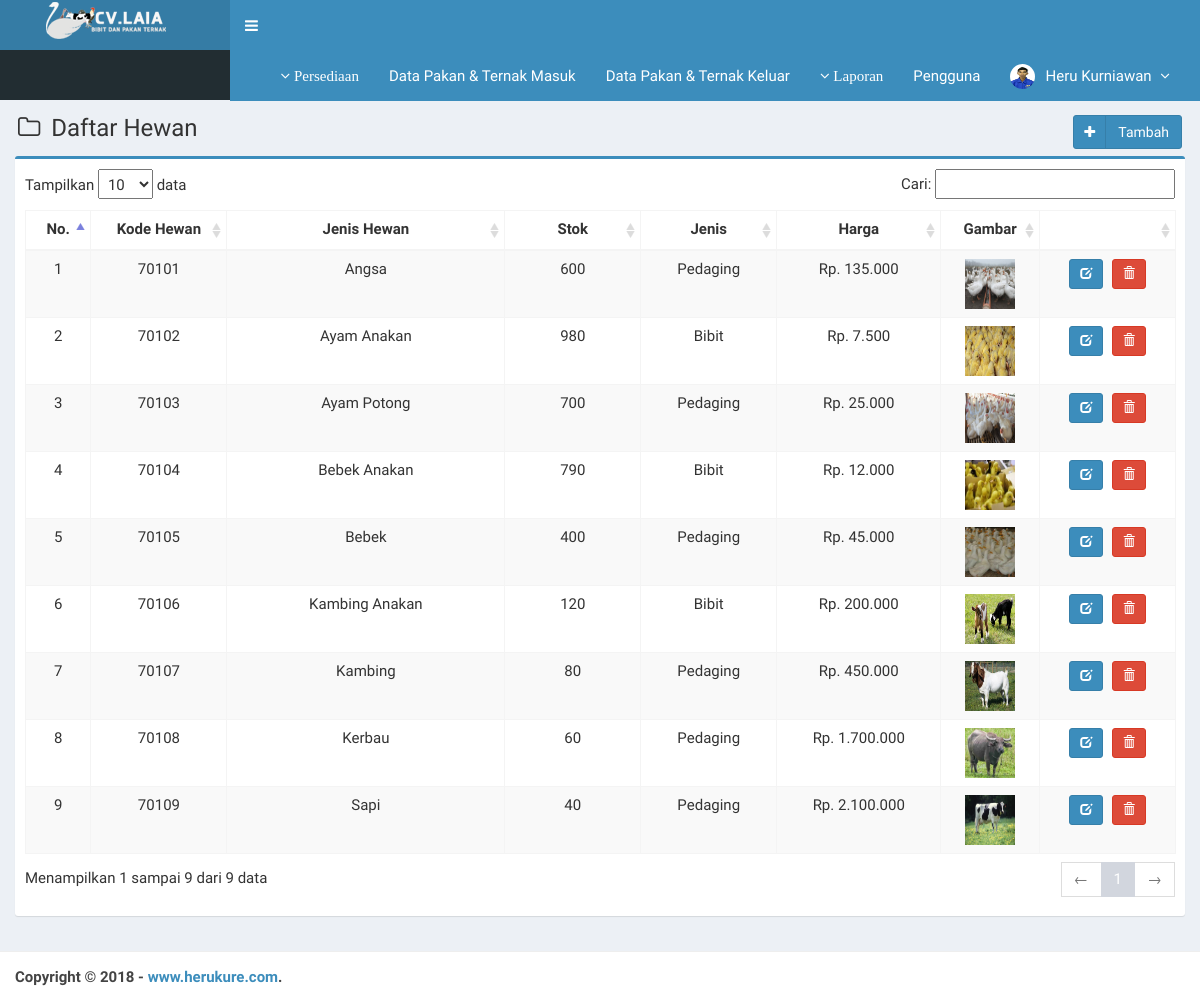
The app's page /main.php?module=daftarhewan (signed in), older data.
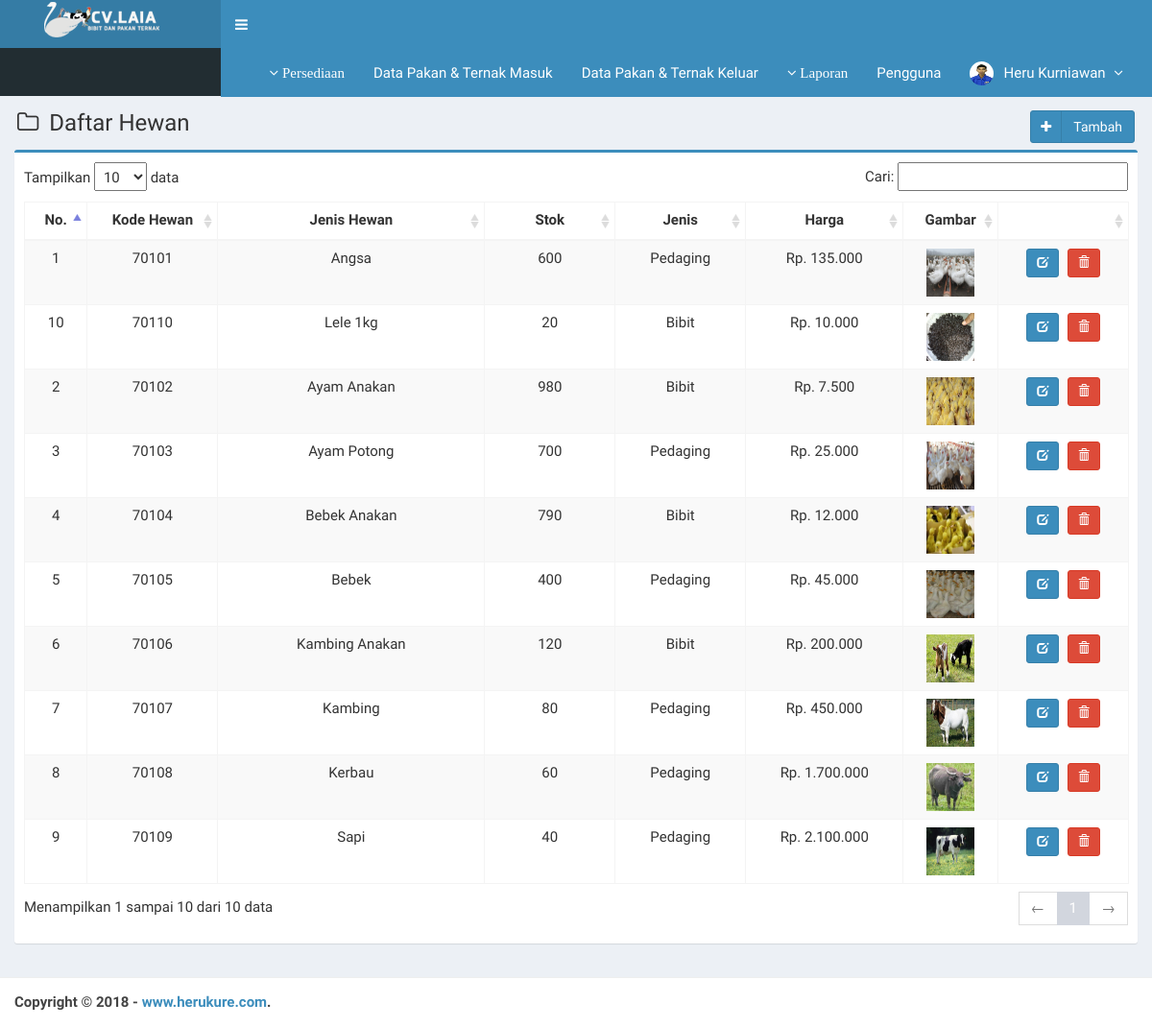
The same page, newer data.
### tables this page shows
CREATE TABLE `anggota` (
  `user_id` int(3) NOT NULL,
  `username` varchar(16) NOT NULL,
  `password` varchar(16) NOT NULL,
  `fullname` varchar(50) NOT NULL,
  `email` varchar(50) DEFAULT NULL,
  `phone` varchar(13) DEFAULT NULL,
  `photo` varchar(100) DEFAULT NULL,
  `acces` enum('Admin','Owner','Head Officer') NOT NULL,
  `status` enum('active','blocked') NOT NULL,
  `created_date` timestamp NOT NULL DEFAULT CURRENT_TIMESTAMP,
  `updated_date` timestamp NULL DEFAULT NULL ON UPDATE CURRENT_TIMESTAMP
);

CREATE TABLE `hewan` (
  `item_id` int(11) NOT NULL,
  `item_name` varchar(50) NOT NULL,
  `amount` int(11) NOT NULL,
  `type` varchar(20) NOT NULL,
  `price` double NOT NULL,
  `item_image` varchar(100) NOT NULL
);

### config/fungsi_rupiah.php (called while the page is built, shortened)
<?php
function format_rupiah($angka){
  $rupiah=number_format($angka,0,',','.');
  return $rupiah;
}
?>

### modules/hewan/view.php (the view, shortened to what this page needs)
<section class="content-header">
  <h1>
    <i class="fa fa-folder-o icon-title"></i> Daftar Hewan
    <a class="btn btn-primary btn-social pull-right" href="?module=form_hewan&form=add" title="Tambah Data" data-toggle="tooltip">
      <i class="fa fa-plus"></i> Tambah
    </a>
  </h1>
</section>
<section class="content">
  <div class="row">
    <div class="col-md-12">
      <div class="box box-primary">
        <div class="box-body">
          <table id="dataTables1" class="table table-bordered table-striped table-hover">
            <thead>
              <tr>
                <th class="center">No.</th>
                <th class="center">Kode Hewan</th>
                <th class="center">Jenis Hewan</th>
                <th class="center">Stok</th>
                <th class="center">Jenis</th>
                <th class="center">Harga</th>
                <th class="center">Gambar</th>
                <th></th>
              </tr>
            </thead>
            <tbody>
            <?php
            $no = 1;
            require_once "config/database.php";
            $query = $mysqli->query("SELECT * FROM hewan ORDER BY item_id ASC");
            while ($data = $query->fetch_assoc()) {
              $harga = format_rupiah($data['price']);
              echo "<tr>
                      <td width='30' class='center'>$no</td>
                      <td width='80' class='center'>$data[item_id]</td>
                      <td width='180' class='center'>$data[item_name]</td>
                      <td width='80' class='center'>$data[amount]</td>
                      <td width='80' class='center'>$data[type]</td>
                      <td width='100' class='center'>Rp. $harga</td>
                      <td width='50' class='center'><img src='images/hewan/$data[item_image]' width='50' height='50'></td>
                      <td class='center' width='80'>
                        <div>"
                        ?>
                          <a data-toggle="tooltip" data-placement="top" title="Ubah" style="margin-right:5px" class="btn btn-primary btn-sm" href="?module=form_hewan&form=edit&id=<?php echo $data['item_id'];?>">
                              <i style="color:#fff" class="glyphicon glyphicon-edit"></i>
                          </a>
                          <a data-toggle="tooltip" data-placement="top" title="Hapus" class="btn btn-danger btn-sm" href="modules/hewan/proses.php?act=delete&id=<?php echo $data['item_id'];?>" onclick="return confirm('Anda yakin ingin menghapus hewan <?php echo $data['item_name']; ?> ?');">
                              <i style="color:#fff" class="glyphicon glyphicon-trash"></i>
                          </a>
            <?php
              echo "    </div>
                      </td>
                    </tr>";
              $no++;
            }
            ?>
            </tbody>
          </table>
        </div>
      </div>
    </div>
  </div>
</section><!-- /.content

### main.php (shortened to what this page needs)
<!DOCTYPE html>
<html>
  <head>
    <link href="assets/css/bootstrap.min.css" rel="stylesheet" type="text/css" />
    <link href="assets/plugins/font-awesome-4.6.3/css/font-awesome.min.css" rel="stylesheet" type="text/css" />
    <link href="assets/plugins/datatables/dataTables.bootstrap.css" rel="stylesheet" type="text/css" />
    <link href="assets/plugins/datepicker/datepicker.min.css" rel="stylesheet" type="text/css" />
    <link rel="stylesheet" type="text/css" href="assets/plugins/chosen/css/chosen.min.css" />
    <link href="assets/css/AdminLTE.css" rel="stylesheet" type="text/css" />
    <link href="assets/css/skins/skin-blue.min.css" rel="stylesheet" type="text/css" />
    <link href="assets/plugins/datepicker/datepicker3.css" rel="stylesheet" type="text/css" />
    <link href="assets/css/style.css" rel="stylesheet" type="text/css" />
  </head>
  <body class="hold-transition skin-blue sidebar-collapse sidebar-mini">
    <div class="wrapper">
      <header class="main-header">
        <a href="?module=home" class="logo">
          <img style="margin-top:-15px;margin-right:5px" src="assets/img/logolaia2.png" alt="Logo">
        </a>
        <nav class="navbar navbar-static-top" role="navigation">
          <a href="#" class="sidebar-toggle" data-toggle="offcanvas" role="button">
          </a>
          <div class="navbar-custom-menu">
            <ul class="nav navbar-nav">
              <?php include "top-menu.php" ?>
            </ul>
          </div>
        </nav>
      </header>
      <div class="content-wrapper">
        <?php include "content.php" ?>
      </div>
      <footer class="main-footer">
        <strong>Copyright &copy; 2018 - <a href="#">www.herukure.com</a>.</strong>
      </footer>
    </div>
  </body>
</html>

### top-menu.php (shortened to what this page needs)
<?php
require_once "config/database.php";
$user_id = $_SESSION['user_id'];
$query = $mysqli->query("SELECT * FROM anggota WHERE user_id = '$user_id'");
$data = $query->fetch_assoc();
?>
<li class="dropdown user user-menu">
  <a href="#" class="dropdown-toggle fa fa-angle-down" data-toggle="dropdown">
    Persediaan
  </a>
</li>
<li class="dropdown user user-menu">
  <a href="?module=barangmasuk">Data Pakan & Ternak Masuk
  </a>
</li>
<li class="dropdown user user-menu">
  <a href="?module=barangkeluar">Data Pakan & Ternak Keluar
  </a>
</li>
<li class="dropdown user user-menu">
  <a href="#" class="dropdown-toggle fa fa-angle-down" data-toggle="dropdown">
    Laporan
  </a>
</li>
<li class="dropdown user user-menu">
  <a href="?module=user">Pengguna
  </a>
</li>
<li class="dropdown user user-menu">
  <a href="#" class="dropdown-toggle" data-toggle="dropdown">
  <?php
  if ($data['photo']=="") { ?>
    <img src="images/user/user.png" class="user-image" alt="User Image"/>
  <?php
  }
  else { ?>
    <img src="images/user/<?php echo $data['photo']; ?>" class="user-image" alt="User Image"/>
  <?php
  }
  ?>
    <span class="hidden-xs"><?php echo $data['fullname']; ?> <i style="margin-left:5px" class="fa fa-angle-down"></i></span>
  </a>
</li>

### content.php (shortened to what this page needs)
<?php
require_once "config/database.php";
require_once "config/fungsi_rupiah.php";
if (empty($_SESSION['username']) && empty($_SESSION['password'])){
	echo "<meta http-equiv='refresh' content='0; url=index.php?alert=1'>";
}
else {
	if ($_GET['module'] == 'home') {
		include "modules/home/view.php";
	}
	elseif ($_GET['module'] == 'home2') {
		include "modules/home/chart.php";
	}
	elseif ($_GET['module'] == 'daftarpakan') {
		include "modules/pakan/view.php";
	}
	elseif ($_GET['module'] == 'pakanrusak') {
		include "modules/pakan/view2.php";
	}
	elseif ($_GET['module'] == 'pakanmasuk') {
		include "modules/pakan/view3.php";
	}
	elseif ($_GET['module'] == 'pakankeluar') {
		include "modules/pakan/view4.php";
	}
	elseif ($_GET['module'] == 'form_pakan') {
		include "modules/pakan/form.php";
	}
	elseif ($_GET['module'] == 'daftarhewan') {
		include "modules/hewan/view.php";
	}
	elseif ($_GET['module'] == 'hewansakit') {
		include "modules/hewan/view2.php";
	}
	elseif ($_GET['module'] == 'hewanmasuk') {
		include "modules/hewan/view3.php";
	}
	elseif ($_GET['module'] == 'hewankeluar') {
		include "modules/hewan/view4.php";
	}
	elseif ($_GET['module'] == 'form_hewan') {
		include "modules/hewan/form.php";
	}
	elseif ($_GET['module'] == 'barangmasuk') {
		include "modules/barangmasuk/view.php";
	}
	elseif ($_GET['module'] == 'form_barangmasuk') {
		include "modules/barangmasuk/form.php";
	}
	elseif ($_GET['module'] == 'barangkeluar') {
		include "modules/barangkeluar/view.php";
	}
	elseif ($_GET['module'] == 'form_barangkeluar') {
		include "modules/barangkeluar/form.php";
	}
	elseif ($_GET['module'] == 'form_ternak_sakit') {
		include "modules/sakit/form.php";
	}
	elseif ($_GET['module'] == 'laporanmasuk') {
		include "modules/laporanmasuk/view.php";
	}
	elseif ($_GET['module'] == 'laporanpakankeluar') {
		include "modules/laporanpakankeluar/view.php";
	}
	elseif ($_GET['module'] == 'laporanhewankeluar') {
		include "modules/laporanhewankeluar/view.php";
	}
	elseif ($_GET['module'] == 'laporanhewansakit') {
		include "modules/laporanhewansakit/view.php";
	}
	elseif ($_GET['module'] == 'laporankadaluarsa') {
		include "modules/laporankadaluarsa/view.php";
	}
	elseif ($_GET['module'] == 'obat_masuk') {
		include "modules/obat-masuk/view.php";
	}
	elseif ($_GET['module'] == 'form_obat_masuk') {
		include "modules/obat-masuk/form.php";
	}
	elseif ($_GET['module'] == 'lap_stok') {
		include "modules/lap-stok/view.php";
	}
	elseif ($_GET['module'] == 'lap_obat_masuk') {
		include "modules/lap-obat-masuk/view.php";
	}
	elseif ($_GET['module'] == 'user') {
		include "modules/user/view.php";
	}
	elseif ($_GET['module'] == 'form_user') {
		include "modules/user/form.php";
	}
	elseif ($_GET['module'] == 'profil') {
		include "modules/profil/view.php";
	}
	elseif ($_GET['module'] == 'form_profil') {
		include "modules/profil/form.php";
	}
	elseif ($_GET['module'] == 'password') {
		include "modules/password/view.php";
	}
}
?>

### assets/css/style.css (style rules this page uses)
.btn-social *:first-child { border-right: 1px solid rgba(0, 0, 0, 0.1); bottom: 0; font-size: 1em !important; left: 0; line-height: 32px !important; position: absolute; text-align: center; top: 0; width: 32px !important; }
.content-header { padding: 15px 18px 0; position: relative; }
.center { text-align:center; }
.icon-title { margin-right: 5px; }
body { background-color: #fff; color: #333; font-size: 15px; line-height: 1.42857; }

Row changes from the older to the newer data that the page shows:
added hewan: item_id "70110", item_name "Lele 1kg", amount "20", type "Bibit", price "10.000", item_image (picture)
Text that changed along with them:
text written by a page script: "Tampilkan data Cari: Menampilkan 1 sampai 9 dari 9 data ← 1 →" → "Tampilkan data Cari: Menampilkan 1 sampai 10 dari 10 data ← 1 →"
